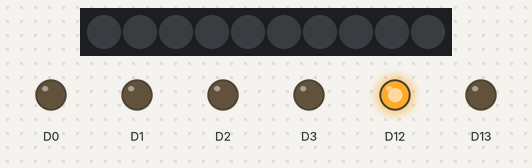
The sketch below on a simulated Adafruit Circuit Playground Express. Shown: 10 RGB LEDs in strip order, left to right, output pins drawn as LEDs (lit = HIGH).

Above: at 0.3 s.
At 1.1 s:
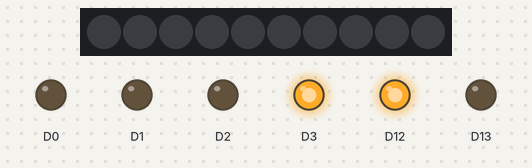
At 3.3 s:
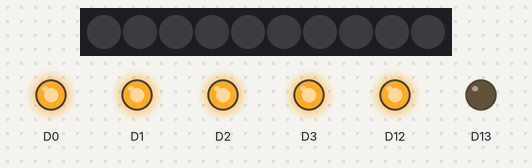
At 4.1 s:
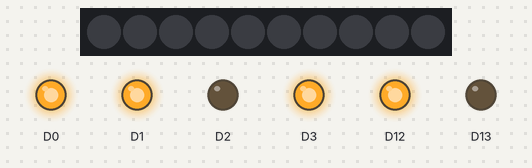
At 7.1 s:
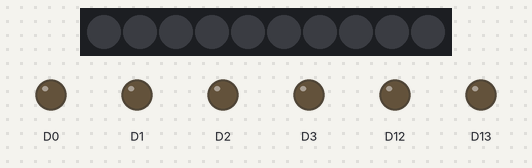
At 9.3 s:
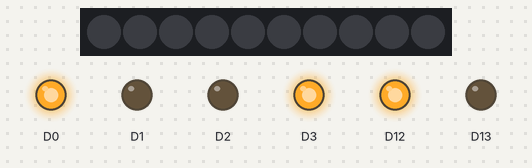
Timing chart, 0 to 9.8 s (numbered marks = the images above):
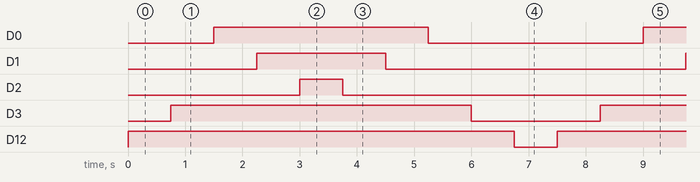

The sketch:

MatisseHouseLights.ino
```cpp
#include <Adafruit_CircuitPlayground.h>

bool slideSwitch;

void setup() {
  Serial.begin(9600);
  CircuitPlayground.begin();
  pinMode(3, OUTPUT);
  pinMode(2, OUTPUT);
  pinMode(1, OUTPUT);
  pinMode(0, OUTPUT);
  pinMode(12, OUTPUT);

  digitalWrite(3, LOW);
  digitalWrite(2, LOW);
  digitalWrite(1, LOW);
  digitalWrite(0, LOW);
  digitalWrite(12, LOW);

}

void loop() {

  digitalWrite(12, HIGH);

  delay(750);

  digitalWrite(3, HIGH);

  delay(750);

  digitalWrite(0, HIGH);

  delay(750);

  digitalWrite(1, HIGH);

  delay(750);

  digitalWrite(2, HIGH);

  delay(750);


  digitalWrite(2, LOW);

  delay(750);

  digitalWrite(1, LOW);

  delay(750);

  digitalWrite(0, LOW);

  delay(750);

  digitalWrite(3, LOW);

  delay(750);

  digitalWrite(12, LOW);

  delay(750);
}
```

Measured:
- by itself, D0: alternates HIGH for 3.8 s and LOW for 3.8 s
- by itself, D1: alternates HIGH for 2.3 s and LOW for 5.3 s
- by itself, D2: alternates HIGH for 0.75 s and LOW for 6.8 s
- by itself, D3: alternates HIGH for 5.3 s and LOW for 2.3 s
- by itself, D12: alternates HIGH for 6.8 s and LOW for 0.75 s
